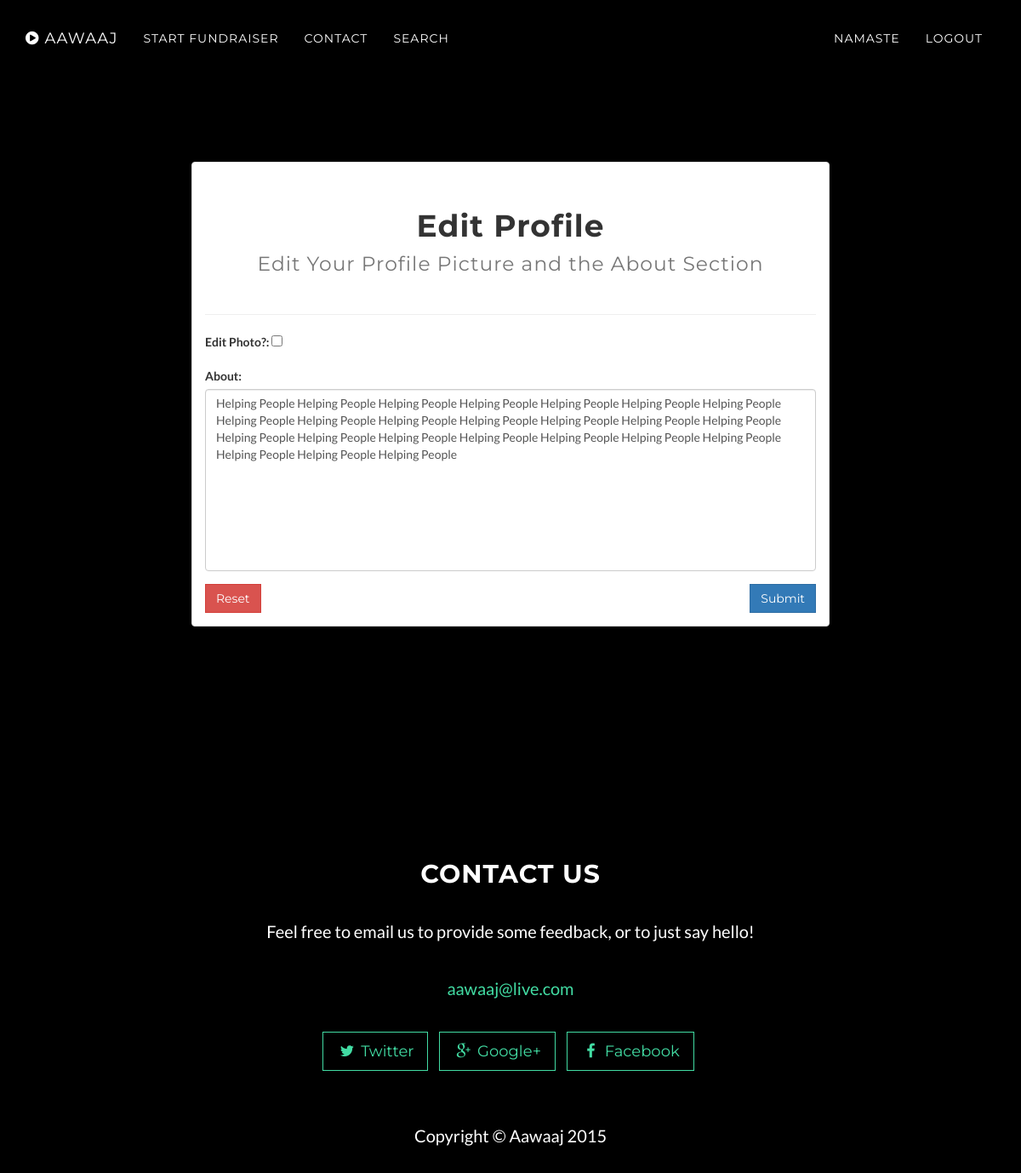
Page /profile/index.php?id=96601e150a9f349302964aa3ffd92afd&m=edit (signed in) on the earlier database version.
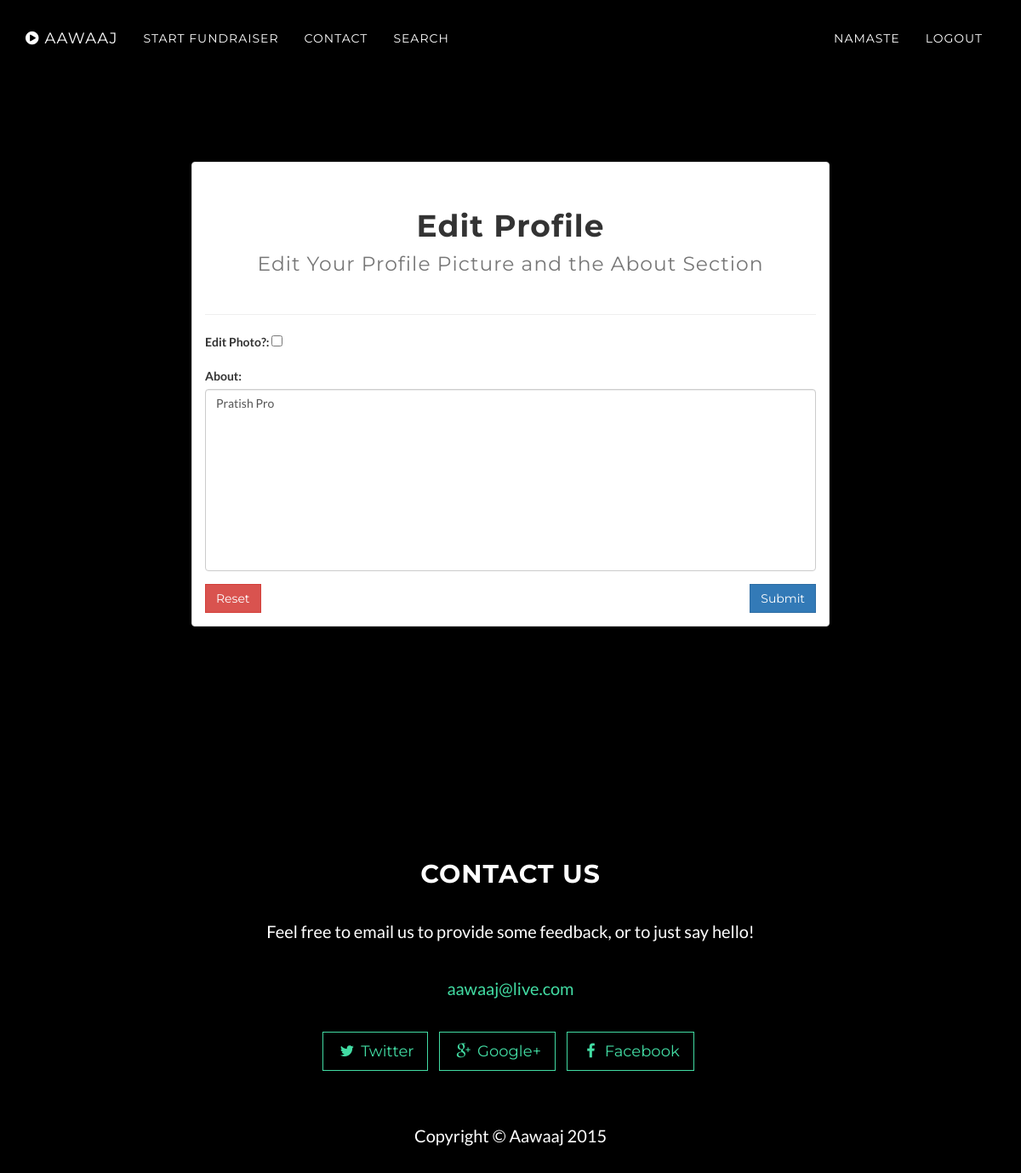
Same page on the later database version.
### tables this page shows
CREATE TABLE IF NOT EXISTS `profile` (
  `id` int(11) NOT NULL AUTO_INCREMENT,
  `u_id` int(11) NOT NULL,
  `profile_photo` varchar(255) NOT NULL,
  `about` text NOT NULL,
  PRIMARY KEY (`id`),
  KEY `u_id` (`u_id`)
);

### profile/views/container.php (called while the page is built)
<?php include_once('header.php');?>
<?php include_once('content.php');?>
<?php include_once('footer.php');?>

### profile/index.php (called while the page is built, shortened)
<?php
	$page = 'profile';
	include_once(ROOT_PATH.'profile/controllers/'.$routes[$page].'.php');
?>

### database/session.php (called while the page is built, shortened)
<?php
	class Session{
		private $logged_in=false;
		public function isLoggedIn(){
			return $this->logged_in;
		}
		private function verifyLogin(){
			if(isset($_SESSION['user_id'])){
				$this->logged_in = true;
			}else{
				unset($this->user_id);
				$this->logged_in = false;
			}
		}
	}
	$session = new Session();
?>

### profile/system/repositories/profilerepository.class.php (called while the page is built, shortened)
<?php
class ProfileRepository{
	private $db;
	public function __construct(){
		$this->db = new DBconnection();
	}
	public function get_edit_profile($p_id){
		$this->db->connect();
		$profile = NULL;
		$sql = "SELECT * FROM profile WHERE u_id=?";
		$stmt = $this->db->initialize($sql);
		$stmt->bind_param("i",$p_id);
		$stmt->execute();
		$stmt->bind_result($id,$u_id,$profile_photo,$about);
		while($stmt->fetch()){
			$profile = new Profile();
			$profile->set_id($id);
			$profile->set_u_id($u_id);
			$profile->set_profile_photo($profile_photo);
			$profile->set_about($about);
		}
		return $profile;
	}
}

### admin/system/dbUtil/dbconnection.class.php (called while the page is built, shortened)
<?php
	class DBConnection{
		private $conn;
		public function connect(){
			$this->conn = new mysqli(HOSTNAME,USERNAME,PASSWORD,DATABASE);
		}
		public function initialize($sql){
			return $this->conn->prepare($sql);
		}
	}
?>

### profile/system/models/profile.class.php (called while the page is built, shortened)
<?php
class Profile{
	private $about;
	public function get_about(){
		return $this->about;
	}
	public function set_about($about){
		$this->about = $about;
	}
}

### profile/views/profile_edit.php (the view, shortened to what this page needs)
<header class="intro-fund-create">
    <div class="intro-body">
        <div class="container">
            <div class="row">
                <div class="col-md-8 col-md-offset-2">
                    <div class="panel panel-default">
                        <div class="panel-body">
                        <div class="page-header text-center">
                          <h1 class="black-color">Edit Profile<br/>
                          <small>Edit Your Profile Picture and the About Section</small></h1>
                        </div>
                        <form id="frm" class="black-color" action="" method="post" enctype="multipart/form-data">
                                <div class="form-group">
                                    <label for="foto">Edit Photo?:</label>
                                    <input type="checkbox" value="1" name="foto" id="foto"/>
                                </div>
                                <div class="form-group">
                                    <label for="about">About:</label>
                                    <textarea class="form-control" name="about" id="about" rows="10" placeholder="Write Something About Yourself or Your Organization" required><?php echo $profile_to_edit->get_about();?></textarea>
                                </div>
                                <input type="button" id="reset" class="btn btn-danger" value="Reset"/>
                                <input type="submit" name="submit" class="pull-right btn btn-primary submit action-button" value="Submit" />
                         </form>
                      </div>
                    </div>
                </div>
            </div>
        </div>
    </div>
</header>

### profile/controllers/ProfileController.php (shortened to what this page needs)
<?php require_once(ROOT_PATH."database/session.php");?>
<?php include_once(ROOT_PATH."profile/system/models/profile.class.php");?>
<?php include_once(ROOT_PATH."profile/system/repositories/profilerepository.class.php");?>
<?php
class ProfileController{
	private $repository;
	public function __construct(){
		$this->repository = new ProfileRepository();
	}
	public function edit($id){
		if(isset($_POST) && isset($_POST['submit'])){
			$foto = false;
			$profile = $this->_map_posted_data();
			if(isset($_POST['foto'])){
				$foto = true;
			}
			$this->repository->update($profile,$foto);
			header("Location: index.php?id=".$_SESSION['user_hash']);
		}
		else{
			$profile_to_edit = $this->repository->get_edit_profile($id);
			include_once(ROOT_PATH.'profile/views/container.php');
		}
	}
}
$profile_controller = new ProfileController();
if(isset($_GET['id'])){
	$user_profile_id = $_GET['id'];
	$user = NULL;
	if(isset($_SESSION['user_hash'])){
		$user = $_SESSION['user_hash'];
	}
	switch ($user_profile_id) {
		case $user:
		if(isset($_GET['m'])){
			$method = $_GET['m'];
			switch ($method) {
				case 'edit':
					$profile_controller->edit($_SESSION['user_id']);
					break;
			}
		}
		else{
			$profile_controller->index($user_profile_id);
		}
		break;
	}
}
else{
	$profile_controller->error_page();
}

### profile/views/header.php (shortened to what this page needs)
<!DOCTYPE html>
<html lang="en">
<head>
    <link href="<?php echo BASE_URL?>home/assets/css/bootstrap.min.css" rel="stylesheet">
    <link href="<?php echo BASE_URL?>home/assets/css/grayscale.css" rel="stylesheet">
    <link href="<?php echo BASE_URL?>home/assets/css/profile.css" rel="stylesheet">
    <link href="<?php echo BASE_URL?>home/assets/font-awesome/css/font-awesome.min.css" rel="stylesheet" type="text/css">
</head>
<?php include_once('navhome.php');?>

### profile/views/navhome.php (shortened to what this page needs)
<body id="page-top" data-spy="scroll" data-target=".navbar-fixed-top">
 <nav class="navbar navbar-custom navbar-fixed-top" role="navigation" style="background:black;">
        <div class="container ">
            <div class="navbar-header ">
                <a class="navbar-brand page-scroll" href="<?php echo BASE_URL?>home/index.php">
                    <i class="fa fa-play-circle"></i> <span class="light">Aawaaj</span>
                </a>
            </div>
            <div class="collapse navbar-collapse navbar-left navbar-main-collapse">
                <ul class="nav navbar-nav">
                    <li>
                        <a class="page-scroll" href="<?php echo BASE_URL.'fundraiser/index.php?page=fund';?>">Start Fundraiser</a>
                    </li>
                    <li>
                        <a class="page-scroll" href="#contact">Contact</a>
                    </li>
                    <li>
                        <a class="page-scroll" href="<?php echo BASE_URL.'search/';?>">Search</a>
                    </li>
                </ul>
            </div>
            <div class="collapse navbar-collapse navbar-right navbar-main-collapse">
                <ul class="nav navbar-nav">
                    <?php global $session;
                    if(!$session->isLoggedIn()){ ?>
                    <li>
                        <a class="page-scroll" href="" data-toggle="modal" data-target="#signupModal" id="signup_btn">Sign Up</a>
                    </li>
                    <li>
                        <a class="page-scroll" href="" data-toggle="modal" data-target="#loginModal">Login</a>
                    </li>
                     <?php
                        }else{
                        ?>
                            <li>
                                <a class = "page-scross" href="<?php echo BASE_URL.'profile/index.php?id='.$_SESSION['user_hash']?>">Namaste</a>
                           </li>
                           <li>
                                <a class = "page-scross" href="<?php echo BASE_URL?>database/session.php?id=Logout">Logout</a>
                                </li>
                            <?php
                        }?>
                </ul>
            </div>
        </div>
    </nav>

### profile/views/content.php (shortened to what this page needs)
<?php
if(isset($_GET['id'])){
    $page = 'profile';
    if(!isset($_GET['page']) && isset($_GET['m']) && $_GET['m'] == "edit"){
        $page.='_edit';
    }
    include_once(ROOT_PATH.'profile/views/'.$page.'.php');
}
?>

### profile/views/footer.php (shortened to what this page needs)
    <section id="contact" class="container content-section text-center">
        <div class="row">
            <div class="col-lg-8 col-lg-offset-2">
                <h2>CONTACT US</h2>
                <p>Feel free to email us to provide some feedback, or to just say hello!</p>
                <p><a href="mailto:aawaaj@live.com">aawaaj@live.com</a>
                </p>
                <ul class="list-inline banner-social-buttons">
                    <li>
                        <a href="https://twitter.com/" class="btn btn-default btn-lg"><i class="fa fa-twitter fa-fw"></i> <span class="network-name">Twitter</span></a>
                    </li>
                    <li>
                        <a href="https://plus.google.com/" class="btn btn-default btn-lg    "><i class="fa fa-google-plus fa-fw"></i> <span class="network-name">Google+</span></a>
                    </li>
                    <li>
                        <a href="https://facebook.com/" class="btn btn-default btn-lg"><i class="fa fa-facebook fa-fw"></i> <span class="network-name">Facebook</span></a>
                    </li>
                </ul>
            </div>
        </div>
    </section>
    <footer>
        <div class="container text-center">
            <p>Copyright &copy; Aawaaj 2015</p>
        </div>
    </footer>
</body>
</html>

### home/assets/css/grayscale.css (style rules this page uses)
body { width: 100%; height: 100%; font-family: Lora,"Helvetica Neue",Helvetica,Arial,sans-serif; color: #fff; background-color: #000; }
html { width: 100%; height: 100%; }
h1, h2, h3, h4, h5, h6 { margin: 0 0 35px; font-family: Montserrat,"Helvetica Neue",Helvetica,Arial,sans-serif; font-weight: 700; letter-spacing: 1px; }
p { margin: 0 0 25px; font-size: 18px; line-height: 1.5; }
@media (min-width:768px) { p { margin: 0 0 35px; font-size: 20px; line-height: 1.6; } }
a { color: #42dca3; -webkit-transition: all .2s ease-in-out; -moz-transition: all .2s ease-in-out; transition: all .2s ease-in-out; }
.light { font-weight: 400; }
.navbar-custom { margin-bottom: 0; border-bottom: 1px solid rgba(255,255,255,.3); text-transform: uppercase; font-family: Montserrat,"Helvetica Neue",Helvetica,Arial,sans-serif; background-color: #000; }
.navbar-custom .navbar-brand { font-weight: 700; }
.navbar-custom a { color: #fff; }
.navbar-custom .nav li a { -webkit-transition: background .3s ease-in-out; -moz-transition: background .3s ease-in-out; transition: background .3s ease-in-out; -webkit-transition: background-color .5s; -moz-transition: background-color .5s; transition: background-color .5s; }
@media (min-width:768px) { .navbar-custom { padding: 20px 0; border-bottom: 0; letter-spacing: 1px; background: 0 0; -webkit-transition: background .5s ease-in-out,padding .5s ease-in-out; -moz-transition: background .5s ease-in-out,padding .5s ease-in-out; transition: background .5s ease-in-out,padding .5s ease-in-out; } }
.intro-fund-create { display: table; width: 100%; height: ; padding: 100px 0; text-align: left; color: #fff; background-color: #000; -webkit-background-size: cover; -moz-background-size: cover; background-size: cover; -o-background-size: cover; }
.intro-fund-create .intro-body { display: table-cell; padding-top: 100px; }
@media (min-width:768px) { .intro-fund-create { height: 100%; padding: 0; } }
.content-section { padding-top: 100px; }
@media (min-width:767px) { .content-section { padding-top: 120px; } }
.btn { border-radius: 0; font-family: Montserrat,"Helvetica Neue",Helvetica,Arial,sans-serif; font-weight: 400; -webkit-transition: all .3s ease-in-out; -moz-transition: all .3s ease-in-out; transition: all .3s ease-in-out; }
.btn-default { border: 1px solid #42dca3; color: #42dca3; background-color: transparent; }
ul.banner-social-buttons { margin-top: 0; }
footer { padding: 50px 0; }
footer p { margin: 0; }
body { webkit-tap-highlight-color: rgba(255,255,255,.2); }
.black-color { color:#333333; }
textarea { resize: none; }

### home/assets/css/profile.css (style rules this page uses)
body { font-family: 'Lato', 'sans-serif'; margin-top: 90px; }

Differences in the rows shown:
changed profile: about "Helping People Helping People Helping People Helping People Helping People Helping People Helping People Helping People Helping People Helping People Helping People Helping People Helping People Helping People Helping People Helping People Helping People Helping People Helping People Helping People Helping People Helping People Helping People Helping People" → "Pratish Pro"
